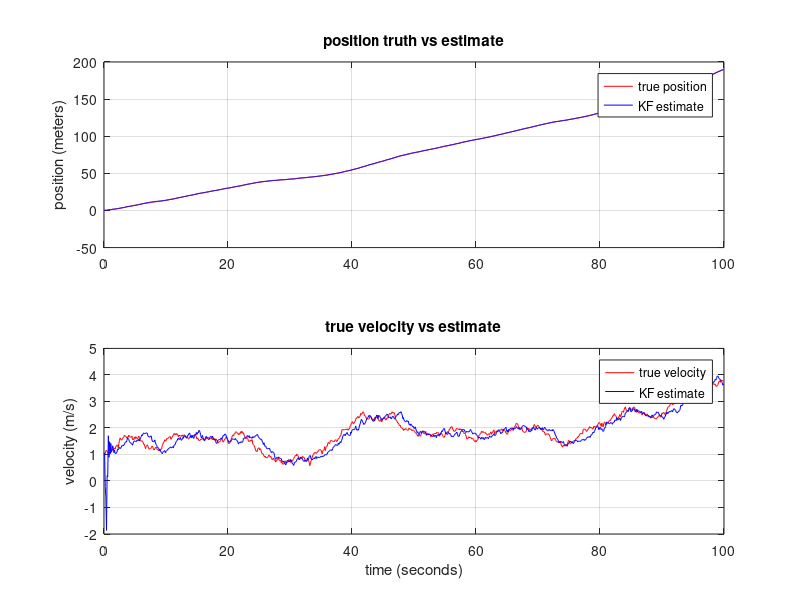

Here is the MATLAB script that generated this plot:
%Matrix kalman filter v1.1
%BEE499 Ghirmai Spring 2026

%x is the true state. The actual position or value of the object that we
%cant see.
%y(n) is sensor noise. This is not a perfect value of the true value.
%xest is the filter's estimate with example physics formula and sensor noise
%p(n) is the prediction error. This means how much we trust the current
%estimate.
%k(n) kalman gain helps to offset the sensor to a more accurate value.

clear; clc; 

%given values:
N=1000; %amount of cycles to run in the simulation
T = 0.1; %time step in seconds

A = [1 T;
    0 1];

C = [1, 0];

a=0.8; 
c=0.6;

var_w = 0.25;
var_v = 0.25;

%Process noise covariance matrix
%how much we tell the filter that the physics is reliable
B=[0.5*T^2; T];
Q= B*B'*var_w;

%Measurement noise covariance
%how much noise we tell the filter that the sensor has
R = var_v;

%identity matrix 2x2
I = eye(2);

%given that (sigma_v)^2 and (sigma_w)^2 = 0.25
sigma_w = 0.5;
sigma_v = 0.5;

%x matrix has 2 rows position, velocity and N columns
x = zeros(2, N);
%y matrix has 1 row (measured position) and N columns
y = zeros(1, N);

%given initial values of x
x(:, 1) = [0;
           1];

%setup xest matrix
xest(:, 1) = [0;
                1];

%setup uncertainty matrix 
P = eye(2) *10;

%simulation loop
for n = 2:N

   %simulation generates a random process noise:
   w = [0.5*T^2; T] * sqrt(var_w) * randn;

   %calculate next state based off the noise we just got
   x(:, n) = A * x(:, n-1) + w;

   %measurement update step in same loop
   %simulation generates a random measurement noise:
   %this is like a real sensor measurment, but we randomize it here
   v_noise = sqrt(var_v) * randn;
   y(n) = C * x(:, n) + v_noise;

   %Step 1: prediction time update
   xest(:, n) = A*xest(:, n-1);
   P = A*P*A'+Q;
   K = (P*C') / (C*P*C'+R);

   %Step 2: measurement update 
   %correct our prediction
   xest(:,n) = xest(:,n) + K* (y(n) - C*xest(:,n));
   %update our uncertainty
   P = (I - K*C) * P;

end


%calculate MSE for position and velocity
mse_position = mean((x(1,:) - xest(1,:)).^2);
mse_velocity = mean((x(2,:) - xest(2,:)).^2);

fprintf('Position MSE: %f \n', mse_position);
fprintf('Velocity MSE: %f \n', mse_velocity);


figure;

%instead of plotting over N, plot over actual time
time = (0: N-1) * T;

%plot position
subplot(2,1,1);
plot(time, x(1,:), 'r'); 
hold on;
plot(time, xest(1,:), 'b'); 
grid on;
title('position truth vs estimate');
ylabel('position (meters)');
legend('true position', 'KF estimate');

%plot velocity
subplot(2,1,2);
plot(time, x(2,:), 'r');
hold on;
grid on;
plot(time, xest(2,:), 'b');
title('true velocity vs estimate');
ylabel('velocity (m/s)');
xlabel('time (seconds)');
legend('true velocity', 'KF estimate');
